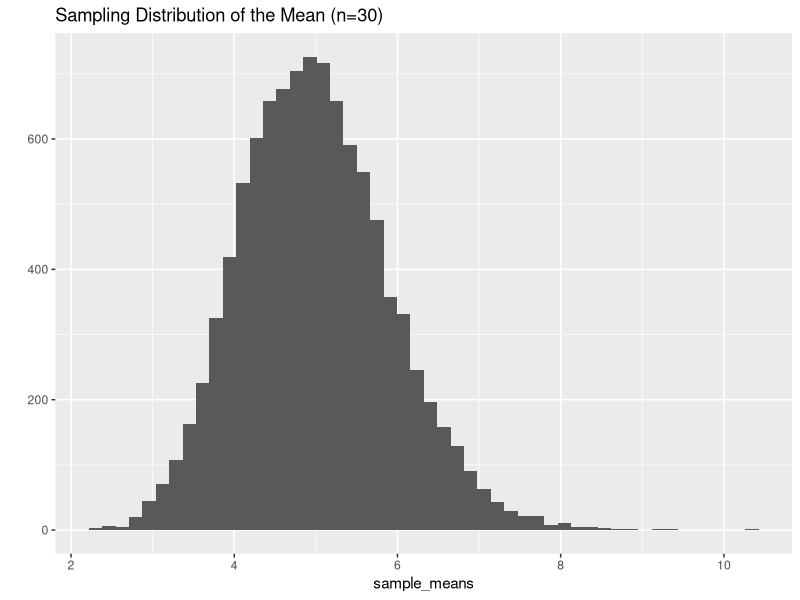

Write R code to recreate this figure.
set.seed(42)
library(ggplot2)
sample_means <- replicate(10000, mean(rexp(30, rate=0.2)))
qplot(sample_means, bins=50) + 
  ggtitle("Sampling Distribution of the Mean (n=30)")